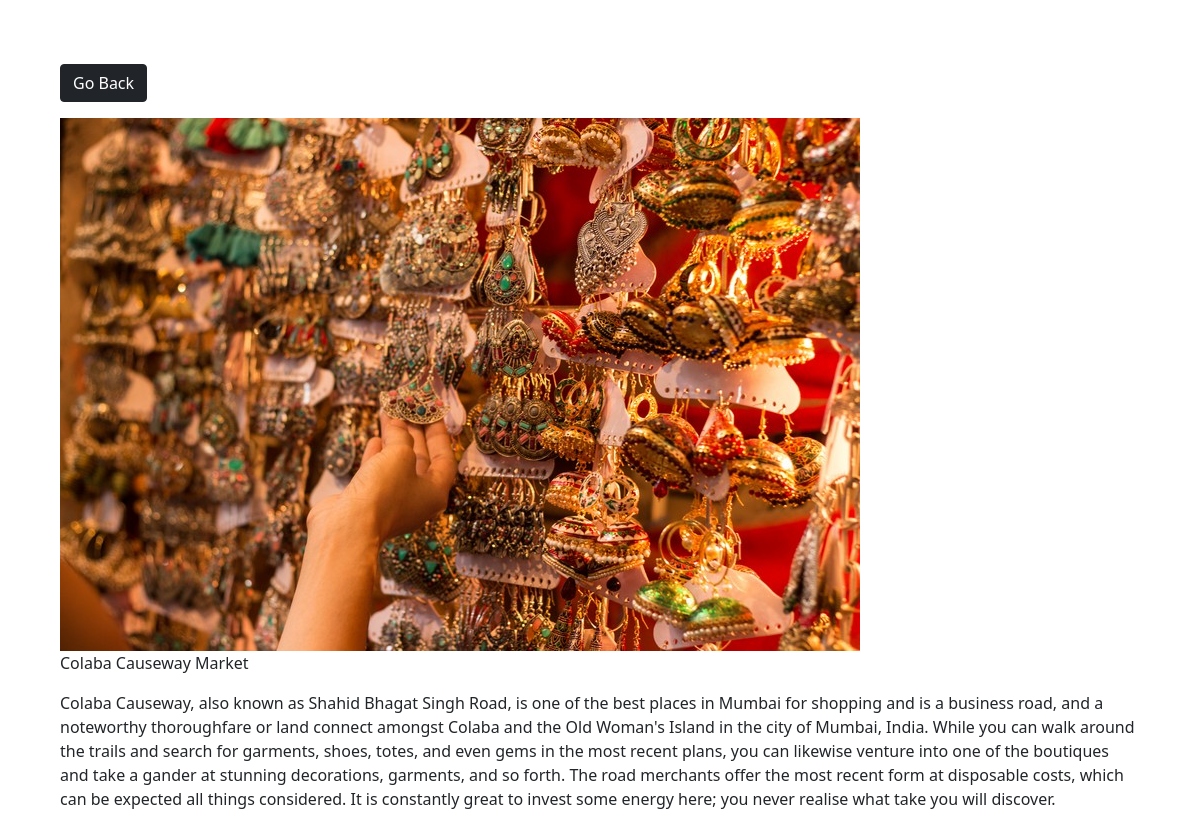
The app's page /photo/7/ with its own data.
### photos/models.py (models this page shows, shortened)
class Photo(models.Model):
    category = models.ForeignKey(
        Category, on_delete=models.SET_NULL, null=True, blank=True)
    image = models.ImageField(null=False, blank=False)
    description = models.TextField()
    desc2 = models.TextField()

### photos/views.py (the view)
# urls.py: path('photo/<str:pk>/', views.viewPhoto, name='photo'),
def viewPhoto(request, pk):
    photo = Photo.objects.get(id=pk)
    return render(request, 'photos/photo.html', {'photo': photo})

### photos/templates/photos/photo.html (shortened to what this page needs)
<!DOCTYPE html>
<html>
<head>
 <link href="https://cdn.jsdelivr.net/npm/bootstrap@5.0.0-beta1/dist/css/bootstrap.min.css" rel="stylesheet"
>
</head>
<body class="m-5">
 <div class="container">
  <div class="row justify-content-center">
   <div class="col">
    <a href="{% url 'gallery' %}" class="btn btn-dark my-3">Go Back</a>
    <div style="height: 90vh;">
     <img style="max-width: 100%; max-height: 100%;" src="{{photo.image.url}}">
     <p>{{photo.description}}</p>
    <p>{{photo.desc2}}</p>
    </div>
   </div>
  </div>
 </div>
</body>
</html>

### records on screen
Photo: image (picture), description "Colaba Causeway Market", desc2 "Colaba Causeway, also known as Shahid Bhagat Singh Road, is one of the best places in Mumbai for shopping and is a business road, and a noteworthy thoroughfare or land connect amongst Colaba and the Old Woman's Island in the city of Mumbai, India. While you can walk around the trails and search for garments, shoes, totes, and even gems in the most recent plans, you can likewise venture into one of the boutiques and take a gander at stunning decorations, garments, and so forth. The road merchants offer the most recent form at disposable costs, which can be expected all things considered. It is constantly great to invest some energy here; you never realise what take you will discover."
